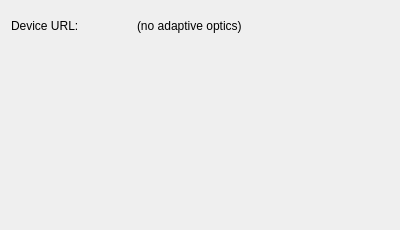
<?xml version="1.0" encoding="UTF-8"?>
<ui version="4.0">
 <class>snowgui::adaptiveopticscontrollerwidget</class>
 <widget class="QWidget" name="snowgui::adaptiveopticscontrollerwidget">
  <property name="geometry">
   <rect>
    <x>0</x>
    <y>0</y>
    <width>400</width>
    <height>230</height>
   </rect>
  </property>
  <property name="minimumSize">
   <size>
    <width>0</width>
    <height>230</height>
   </size>
  </property>
  <property name="windowTitle">
   <string>Form</string>
  </property>
  <layout class="QVBoxLayout" name="verticalLayout">
   <item>
    <widget class="QWidget" name="labelWidget" native="true">
     <property name="maximumSize">
      <size>
       <width>16777215</width>
       <height>30</height>
      </size>
     </property>
     <layout class="QGridLayout" name="gridLayout">
      <property name="leftMargin">
       <number>0</number>
      </property>
      <property name="topMargin">
       <number>6</number>
      </property>
      <property name="rightMargin">
       <number>6</number>
      </property>
      <property name="bottomMargin">
       <number>6</number>
      </property>
      <item row="0" column="1">
       <widget class="QLabel" name="adaptiveopticsField">
        <property name="maximumSize">
         <size>
          <width>16777215</width>
          <height>20</height>
         </size>
        </property>
        <property name="text">
         <string>(no adaptive optics)</string>
        </property>
       </widget>
      </item>
      <item row="0" column="0">
       <widget class="QLabel" name="adaptiveoptidsLabel">
        <property name="maximumSize">
         <size>
          <width>120</width>
          <height>16777215</height>
         </size>
        </property>
        <property name="text">
         <string>Device URL:</string>
        </property>
       </widget>
      </item>
     </layout>
    </widget>
   </item>
   <item>
    <widget class="snowgui::AdaptiveOpticsWidget" name="adaptiveopticsWidget">
     <property name="text">
      <string/>
     </property>
    </widget>
   </item>
  </layout>
 </widget>
 <customwidgets>
  <customwidget>
   <class>snowgui::AdaptiveOpticsWidget</class>
   <extends>QLabel</extends>
   <header location="global">AdaptiveOpticsWidget.h</header>
  </customwidget>
 </customwidgets>
 <resources/>
 <connections/>
</ui>
